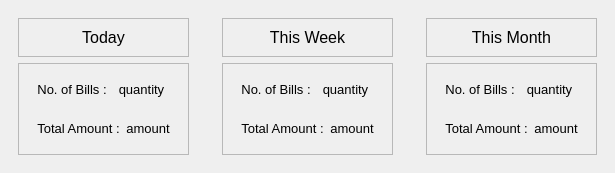
            <widget class="QWidget" name="middle_farme" native="true">
             <property name="sizePolicy">
              <sizepolicy hsizetype="Preferred" vsizetype="Fixed">
               <horstretch>0</horstretch>
               <verstretch>0</verstretch>
              </sizepolicy>
             </property>
             <layout class="QHBoxLayout" name="horizontalLayout_13">
              <property name="spacing">
               <number>15</number>
              </property>
              <property name="leftMargin">
               <number>9</number>
              </property>
              <property name="topMargin">
               <number>9</number>
              </property>
              <property name="rightMargin">
               <number>9</number>
              </property>
              <property name="bottomMargin">
               <number>9</number>
              </property>
              <item>
               <widget class="QWidget" name="mid_card1" native="true">
                <property name="sizePolicy">
                 <sizepolicy hsizetype="Preferred" vsizetype="Fixed">
                  <horstretch>0</horstretch>
                  <verstretch>0</verstretch>
                 </sizepolicy>
                </property>
                <layout class="QVBoxLayout" name="verticalLayout_31">
                 <item>
                  <widget class="QFrame" name="frame_today_title">
                   <property name="maximumSize">
                    <size>
                     <width>1000</width>
                     <height>60</height>
                    </size>
                   </property>
                   <property name="frameShape">
                    <enum>QFrame::StyledPanel</enum>
                   </property>
                   <property name="frameShadow">
                    <enum>QFrame::Raised</enum>
                   </property>
                   <layout class="QHBoxLayout" name="horizontalLayout_20">
                    <property name="spacing">
                     <number>6</number>
                    </property>
                    <property name="leftMargin">
                     <number>9</number>
                    </property>
                    <property name="topMargin">
                     <number>9</number>
                    </property>
                    <property name="rightMargin">
                     <number>9</number>
                    </property>
                    <property name="bottomMargin">
                     <number>9</number>
                    </property>
                    <item>
                     <widget class="QLabel" name="card_today_label">
                      <property name="font">
                       <font>
                        <pointsize>12</pointsize>
                        <weight>50</weight>
                        <bold>false</bold>
                       </font>
                      </property>
                      <property name="text">
                       <string>Today</string>
                      </property>
                      <property name="alignment">
                       <set>Qt::AlignCenter</set>
                      </property>
                     </widget>
                    </item>
                   </layout>
                  </widget>
                 </item>
                 <item>
                  <widget class="QFrame" name="frame_today_body">
                   <property name="frameShape">
                    <enum>QFrame::StyledPanel</enum>
                   </property>
                   <property name="frameShadow">
                    <enum>QFrame::Raised</enum>
                   </property>
                   <layout class="QVBoxLayout" name="verticalLayout_29">
                    <item>
                     <widget class="QWidget" name="no_today" native="true">
                      <layout class="QHBoxLayout" name="horizontalLayout_21">
                       <item>
                        <widget class="QLabel" name="no_today_label">
                         <property name="font">
                          <font>
                           <pointsize>10</pointsize>
                          </font>
                         </property>
                         <property name="text">
                          <string>No. of Bills :</string>
                         </property>
                         <property name="alignment">
                          <set>Qt::AlignCenter</set>
                         </property>
                        </widget>
                       </item>
                       <item>
                        <widget class="QLabel" name="no_label_1">
                         <property name="font">
                          <font>
                           <pointsize>10</pointsize>
                          </font>
                         </property>
                         <property name="text">
                          <string>quantity</string>
                         </property>
                         <property name="alignment">
                          <set>Qt::AlignCenter</set>
                         </property>
                        </widget>
                       </item>
                      </layout>
                     </widget>
                    </item>
                    <item>
                     <widget class="QWidget" name="today_total" native="true">
                      <layout class="QHBoxLayout" name="horizontalLayout_22">
                       <item>
                        <widget class="QLabel" name="today_total_label">
                         <property name="font">
                          <font>
                           <pointsize>10</pointsize>
                          </font>
                         </property>
                         <property name="text">
                          <string>Total Amount :</string>
                         </property>
                         <property name="alignment">
                          <set>Qt::AlignCenter</set>
                         </property>
                        </widget>
                       </item>
                       <item>
                        <widget class="QLabel" name="total_label_1">
                         <property name="font">
                          <font>
                           <pointsize>10</pointsize>
                          </font>
                         </property>
                         <property name="text">
                          <string>amount</string>
                         </property>
                         <property name="alignment">
                          <set>Qt::AlignCenter</set>
                         </property>
                        </widget>
                       </item>
                      </layout>
                     </widget>
                    </item>
                   </layout>
                  </widget>
                 </item>
                </layout>
               </widget>
              </item>
              <item>
               <widget class="QWidget" name="mid_card2" native="true">
                <property name="sizePolicy">
                 <sizepolicy hsizetype="Preferred" vsizetype="Fixed">
                  <horstretch>0</horstretch>
                  <verstretch>0</verstretch>
                 </sizepolicy>
                </property>
                <layout class="QVBoxLayout" name="verticalLayout_5">
                 <item>
                  <widget class="QFrame" name="frame_weektitle">
                   <property name="maximumSize">
                    <size>
                     <width>16777215</width>
                     <height>60</height>
                    </size>
                   </property>
                   <property name="frameShape">
                    <enum>QFrame::StyledPanel</enum>
                   </property>
                   <property name="frameShadow">
                    <enum>QFrame::Raised</enum>
                   </property>
                   <layout class="QHBoxLayout" name="horizontalLayout_14">
                    <item>
                     <widget class="QLabel" name="card_week_label">
                      <property name="font">
                       <font>
                        <pointsize>12</pointsize>
                        <weight>50</weight>
                        <bold>false</bold>
                        <underline>false</underline>
                       </font>
                      </property>
                      <property name="text">
                       <string>This Week</string>
                      </property>
                      <property name="alignment">
                       <set>Qt::AlignCenter</set>
                      </property>
                     </widget>
                    </item>
                   </layout>
                  </widget>
                 </item>
                 <item>
                  <widget class="QFrame" name="frame_weekbody">
                   <property name="frameShape">
                    <enum>QFrame::StyledPanel</enum>
                   </property>
                   <property name="frameShadow">
                    <enum>QFrame::Raised</enum>
                   </property>
                   <layout class="QVBoxLayout" name="verticalLayout_6">
                    <item>
                     <widget class="QWidget" name="no_week" native="true">
                      <layout class="QHBoxLayout" name="horizontalLayout_15">
                       <item>
                        <widget class="QLabel" name="no_week_label">
                         <property name="font">
                          <font>
                           <pointsize>10</pointsize>
                          </font>
                         </property>
                         <property name="text">
                          <string>No. of Bills :</string>
                         </property>
                         <property name="alignment">
                          <set>Qt::AlignCenter</set>
                         </property>
                        </widget>
                       </item>
                       <item>
                        <widget class="QLabel" name="no_label_2">
                         <property name="font">
                          <font>
                           <pointsize>10</pointsize>
                          </font>
                         </property>
                         <property name="text">
                          <string>quantity</string>
                         </property>
                         <property name="alignment">
                          <set>Qt::AlignCenter</set>
                         </property>
                        </widget>
                       </item>
                      </layout>
                     </widget>
                    </item>
                    <item>
                     <widget class="QWidget" name="week_total" native="true">
                      <layout class="QHBoxLayout" name="horizontalLayout_16">
                       <item>
                        <widget class="QLabel" name="week_total_label">
                         <property name="font">
                          <font>
                           <pointsize>10</pointsize>
                          </font>
                         </property>
                         <property name="text">
                          <string>Total Amount :</string>
                         </property>
                         <property name="alignment">
                          <set>Qt::AlignCenter</set>
                         </property>
                        </widget>
                       </item>
                       <item>
                        <widget class="QLabel" name="total_label_2">
                         <property name="font">
                          <font>
                           <pointsize>10</pointsize>
                          </font>
                         </property>
                         <property name="text">
                          <string>amount</string>
                         </property>
                         <property name="alignment">
                          <set>Qt::AlignCenter</set>
                         </property>
                        </widget>
                       </item>
                      </layout>
                     </widget>
                    </item>
                   </layout>
                  </widget>
                 </item>
                </layout>
               </widget>
              </item>
              <item>
               <widget class="QWidget" name="mid_card3" native="true">
                <property name="sizePolicy">
                 <sizepolicy hsizetype="Preferred" vsizetype="Fixed">
                  <horstretch>0</horstretch>
                  <verstretch>0</verstretch>
                 </sizepolicy>
                </property>
                <layout class="QVBoxLayout" name="verticalLayout_30">
                 <item>
                  <widget class="QFrame" name="frame_monthtitle">
                   <property name="maximumSize">
                    <size>
                     <width>16777215</width>
                     <height>60</height>
                    </size>
                   </property>
                   <property name="frameShape">
                    <enum>QFrame::StyledPanel</enum>
                   </property>
                   <property name="frameShadow">
                    <enum>QFrame::Raised</enum>
                   </property>
                   <layout class="QHBoxLayout" name="horizontalLayout_17">
                    <item>
                     <widget class="QLabel" name="card_month_label">
                      <property name="font">
                       <font>
                        <pointsize>12</pointsize>
                        <weight>50</weight>
                        <bold>false</bold>
                       </font>
                      </property>
                      <property name="text">
                       <string>This Month</string>
                      </property>
                      <property name="alignment">
                       <set>Qt::AlignCenter</set>
                      </property>
                     </widget>
                    </item>
                   </layout>
                  </widget>
                 </item>
                 <item>
                  <widget class="QFrame" name="frame_monthbody">
                   <property name="frameShape">
                    <enum>QFrame::StyledPanel</enum>
                   </property>
                   <property name="frameShadow">
                    <enum>QFrame::Raised</enum>
                   </property>
                   <layout class="QVBoxLayout" name="verticalLayout_21">
                    <item>
                     <widget class="QWidget" name="no_month" native="true">
                      <layout class="QHBoxLayout" name="horizontalLayout_18">
                       <item>
                        <widget class="QLabel" name="no_month_label">
                         <property name="font">
                          <font>
                           <pointsize>10</pointsize>
                          </font>
                         </property>
                         <property name="text">
                          <string>No. of Bills :</string>
                         </property>
                         <property name="alignment">
                          <set>Qt::AlignCenter</set>
                         </property>
                        </widget>
                       </item>
                       <item>
                        <widget class="QLabel" name="no_label_3">
                         <property name="font">
                          <font>
                           <pointsize>10</pointsize>
                          </font>
                         </property>
                         <property name="text">
                          <string>quantity</string>
                         </property>
                         <property name="alignment">
                          <set>Qt::AlignCenter</set>
                         </property>
                        </widget>
                       </item>
                      </layout>
                     </widget>
                    </item>
                    <item>
                     <widget class="QWidget" name="month_total" native="true">
                      <layout class="QHBoxLayout" name="horizontalLayout_19">
                       <item>
                        <widget class="QLabel" name="month_total_label">
                         <property name="font">
                          <font>
                           <pointsize>10</pointsize>
                          </font>
                         </property>
                         <property name="text">
                          <string>Total Amount :</string>
                         </property>
                         <property name="alignment">
                          <set>Qt::AlignCenter</set>
                         </property>
                        </widget>
                       </item>
                       <item>
                        <widget class="QLabel" name="total_label_3">
                         <property name="font">
                          <font>
                           <pointsize>10</pointsize>
                          </font>
                         </property>
                         <property name="text">
                          <string>amount</string>
                         </property>
                         <property name="alignment">
                          <set>Qt::AlignCenter</set>
                         </property>
                        </widget>
                       </item>
                      </layout>
                     </widget>
                    </item>
                   </layout>
                  </widget>
                 </item>
                </layout>
               </widget>
              </item>
             </layout>
            </widget>
